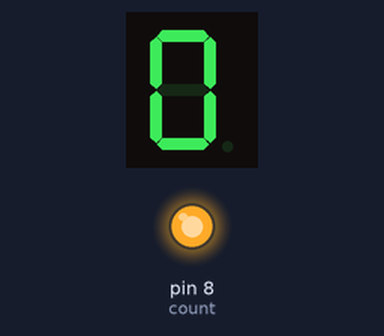
This sketch was run on a simulated Arduino Uno, built with avr-gcc and run on an emulated ATmega328P. Shown: 1-digit seven-segment display, output pins drawn as LEDs (lit = HIGH). Wiring (inferred from the names in the program): 1-digit 7-segment display, segments lit when HIGH: segments pin 1, pin 2, pin 3, pin 4, pin 5, pin 6, pin 7. The segment pins are drawn as the display they are named for; pins used as bus, display or sensor lines are not drawn.

Above: at 0.1 s.
At 9.6 s:
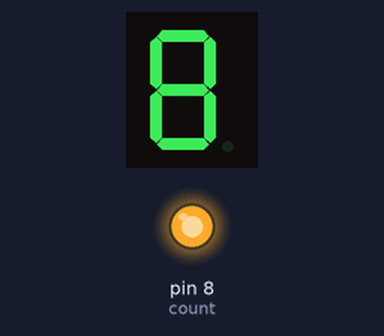
At 19.1 s:
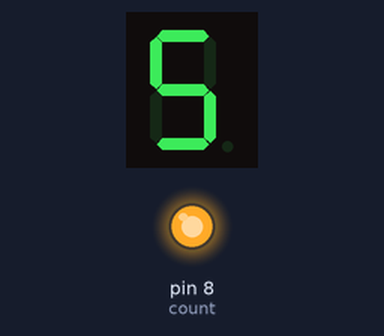
At 38.1 s:
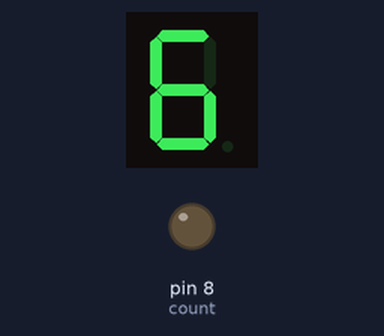
Timing chart, 0 to 40.0 s (numbered marks = the images above):
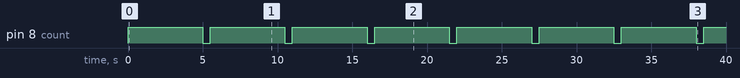

Measured:
- by itself, pin 8 (count): alternates HIGH for 5.0 s and LOW for 0.50 s
- what the display in image 1 shows lasts 0.5 s, from 9.5 s to 10.0 s

The sketch:

code.ino
```cpp
//The Coding://
#define a 1
#define b 2
#define c 3
#define d 4
#define e 5
#define f 6
#define g 7
#define count 8


void setup()
{
  pinMode(a,OUTPUT);
  pinMode(b,OUTPUT);
  pinMode(c,OUTPUT);
  pinMode(d,OUTPUT);
  pinMode(e,OUTPUT);
  pinMode(f,OUTPUT);
  pinMode(g,OUTPUT);
  pinMode(count, OUTPUT);
}

void loop()
{

  for(int i=0;i<=9;i++)
  {
    for(int j=0;j<=9;j++)
    {
      digitalWrite(count,HIGH);
      number(j);
      delay(500);
    }
    digitalWrite(count,LOW);
    number(i);
    delay(500);
  }

}

void number(int xx)
{
  if(xx==0){
    digitalWrite(a,HIGH);
    digitalWrite(b,HIGH);
    digitalWrite(c,HIGH);
    digitalWrite(d,HIGH);
    digitalWrite(e,HIGH);
    digitalWrite(f,HIGH);
    digitalWrite(g,LOW);
    }

  if(xx==1){
    digitalWrite(a,LOW);
    digitalWrite(b,HIGH);
    digitalWrite(c,HIGH);
    digitalWrite(d,LOW);
    digitalWrite(e,LOW);
    digitalWrite(f,LOW);
    digitalWrite(g,LOW);
  }

  if(xx==2){
    digitalWrite(a,HIGH);
    digitalWrite(b,HIGH);
    digitalWrite(c,LOW);
    digitalWrite(d,HIGH);
    digitalWrite(e,HIGH);
    digitalWrite(f,LOW);
    digitalWrite(g,HIGH);
  }

  if(xx==3){
    digitalWrite(a,HIGH);
    digitalWrite(b,HIGH);
    digitalWrite(c,HIGH);
    digitalWrite(d,HIGH);
    digitalWrite(e,LOW);
    digitalWrite(f,LOW);
    digitalWrite(g,HIGH);
  }

  if(xx==4){
    digitalWrite(a,LOW);
    digitalWrite(b,HIGH);
    digitalWrite(c,HIGH);
    digitalWrite(d,LOW);
    digitalWrite(e,LOW);
    digitalWrite(f,HIGH);
    digitalWrite(g,HIGH);
  }

  if(xx==5){
    digitalWrite(a,HIGH);
    digitalWrite(b,LOW);
    digitalWrite(c,HIGH);
    digitalWrite(d,HIGH);
    digitalWrite(e,LOW);
    digitalWrite(f,HIGH);
    digitalWrite(g,HIGH);
  }

  if(xx==6){
    digitalWrite(a,HIGH);
    digitalWrite(b,LOW);
    digitalWrite(c,HIGH);
    digitalWrite(d,HIGH);
    digitalWrite(e,HIGH);
    digitalWrite(f,HIGH);
    digitalWrite(g,HIGH);
  }

  if(xx==7){
    digitalWrite(a,HIGH);
    digitalWrite(b,HIGH);
    digitalWrite(c,HIGH);
    digitalWrite(d,LOW);
    digitalWrite(e,LOW);
    digitalWrite(f,LOW);
    digitalWrite(g,LOW);
  }

  if(xx==8){
    digitalWrite(a,HIGH);
    digitalWrite(b,HIGH);
    digitalWrite(c,HIGH);
    digitalWrite(d,HIGH);
    digitalWrite(e,HIGH);
    digitalWrite(f,HIGH);
    digitalWrite(g,HIGH);
  }

  if(xx==9){
    digitalWrite(a,HIGH);
    digitalWrite(b,HIGH);
    digitalWrite(c,HIGH);
    digitalWrite(d,HIGH);
    digitalWrite(e,LOW);
    digitalWrite(f,HIGH);
    digitalWrite(g,HIGH);
  }
}
```
